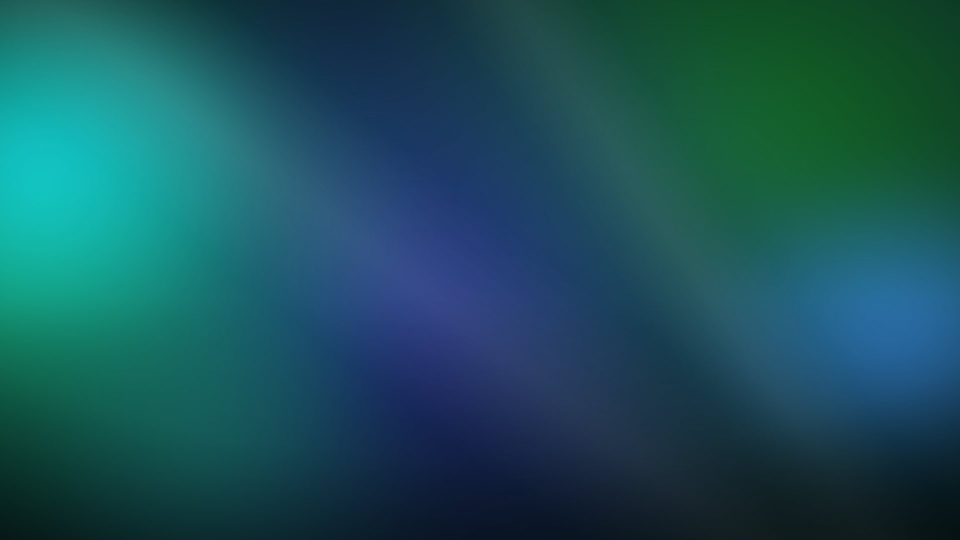
#> input picture launcher/images/apps/amazonmusic-bg.jpg, 1920 x 1080 px (shown at 1/2 size); its folder holds only this picture in this run
$ python make-blur.py
#> lines starting #> are read from the running program, lines starting #| are printed output that depends on the picture
"""Pre-blurred grid backgrounds (tvOS): small blurred 320x180 images,
enlarged by the screen = a blur effect with no live computation.
Usage: python3 tools/art/make-blur.py  (from the repository root)"""
from PIL import Image, ImageFilter, ImageEnhance
import glob, os
os.chdir(os.path.join(os.path.dirname(__file__), '..', '..', 'launcher', 'images'))
os.makedirs('blur', exist_ok=True)
for f in sorted(glob.glob('bg-*.jpg')) + sorted(glob.glob('apps/*-bg.jpg')):
    im = Image.open(f).convert('RGB').resize((320, 180), Image.LANCZOS).filter(ImageFilter.GaussianBlur(7))
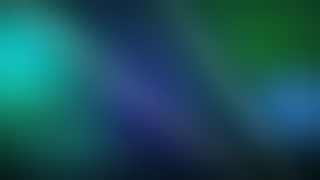
#> im: PIL image 320x180 RGB; mean R, G, B 25.6, 81.2, 90
    im = ImageEnhance.Color(ImageEnhance.Brightness(im).enhance(0.72)).enhance(1.25)
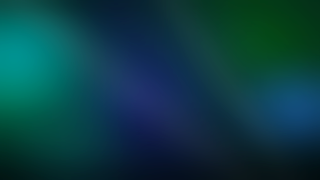
#> im: PIL image 320x180 RGB; mean R, G, B 10.8, 60.4, 68.4
    name = os.path.basename(f).replace('-bg.jpg', '').replace('.jpg', '').replace('bg-', '')
    im.save(f'blur/{name}.jpg', quality=72, optimize=True)
    print('ok', name)

$ run again, on launcher/images/apps/arte-bg.jpg
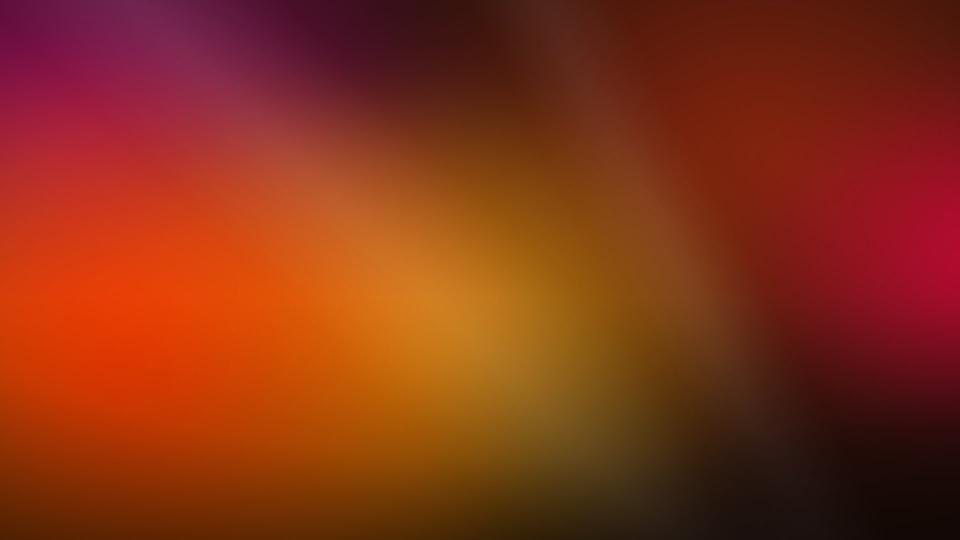
#> input picture launcher/images/apps/arte-bg.jpg, 1920 x 1080 px (shown at 1/2 size)
#> `im = Image.open(f).convert('RGB').resize((320, 180), Image.LANCZOS).fi..`:
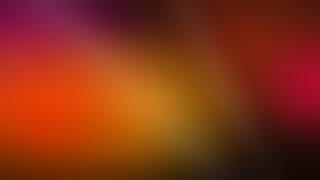
#> im: PIL image 320x180 RGB; mean R, G, B 133.1, 50, 21.5
#> `im = ImageEnhance.Color(ImageEnhance.Brightness(im).enhance(0.72)).enh..`:
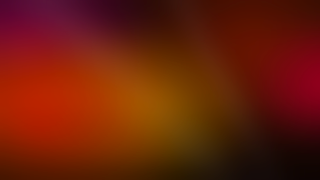
#> im: PIL image 320x180 RGB; mean R, G, B 106.1, 31.3, 8.8

$ run again, on launcher/images/apps/beinsports-bg.jpg
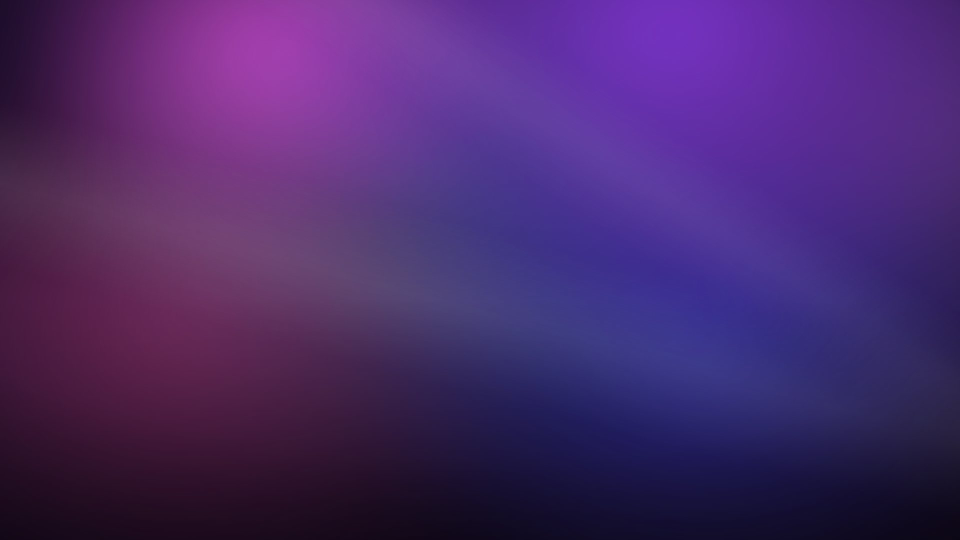
#> input picture launcher/images/apps/beinsports-bg.jpg, 1920 x 1080 px (shown at 1/2 size)
#> `im = Image.open(f).convert('RGB').resize((320, 180), Image.LANCZOS).fi..`:
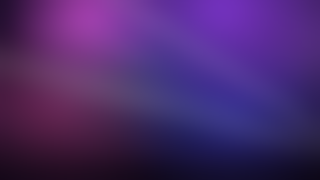
#> im: PIL image 320x180 RGB; mean R, G, B 73.8, 41.2, 107.7
#> `im = ImageEnhance.Color(ImageEnhance.Brightness(im).enhance(0.72)).enh..`:
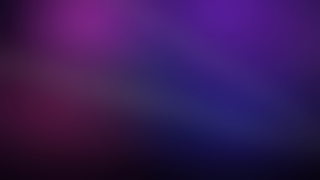
#> im: PIL image 320x180 RGB; mean R, G, B 55.1, 25.7, 85.5

$ run again, on launcher/images/apps/canalplus-bg.jpg
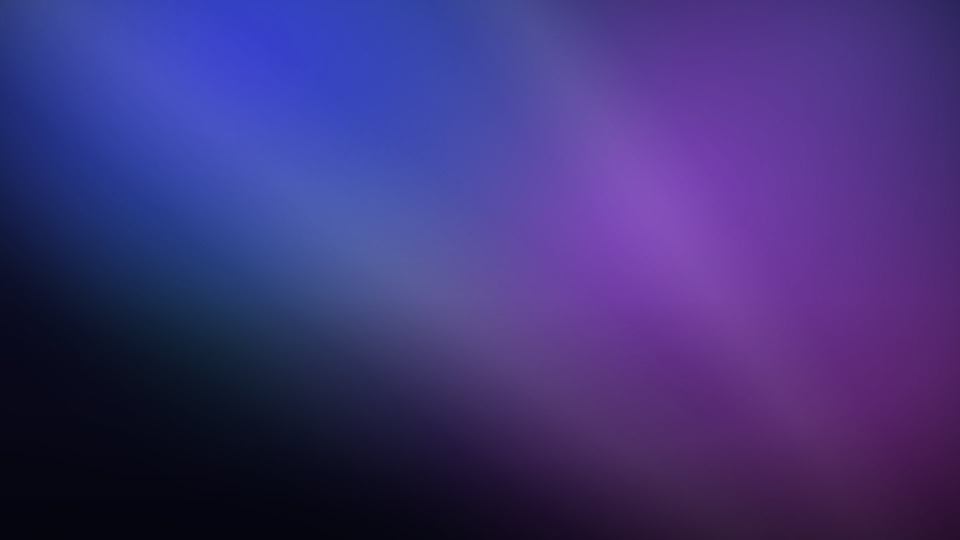
#> input picture launcher/images/apps/canalplus-bg.jpg, 1920 x 1080 px (shown at 1/2 size)
#> `im = Image.open(f).convert('RGB').resize((320, 180), Image.LANCZOS).fi..`:
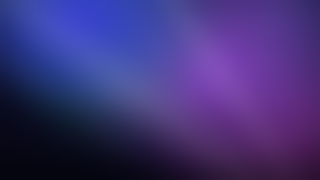
#> im: PIL image 320x180 RGB; mean R, G, B 63.4, 50.2, 118.9
#> `im = ImageEnhance.Color(ImageEnhance.Brightness(im).enhance(0.72)).enh..`:
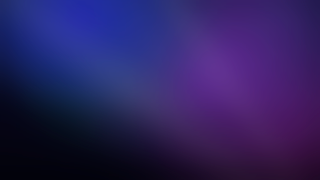
#> im: PIL image 320x180 RGB; mean R, G, B 45, 33.1, 95

$ run again, on launcher/images/apps/apltv-bg.jpg
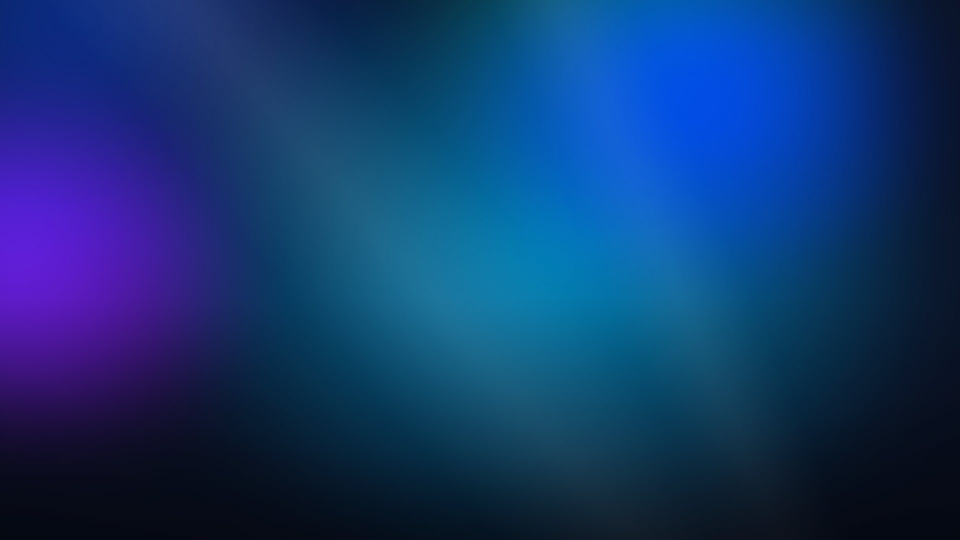
#> input picture launcher/images/apps/apltv-bg.jpg, 1920 x 1080 px (shown at 1/2 size)
#> `im = Image.open(f).convert('RGB').resize((320, 180), Image.LANCZOS).fi..`:
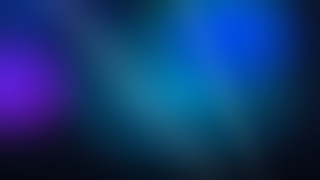
#> im: PIL image 320x180 RGB; mean R, G, B 17.6, 54.8, 111.1
#> `im = ImageEnhance.Color(ImageEnhance.Brightness(im).enhance(0.72)).enh..`:
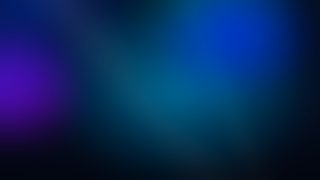
#> im: PIL image 320x180 RGB; mean R, G, B 8, 39.4, 90.1
